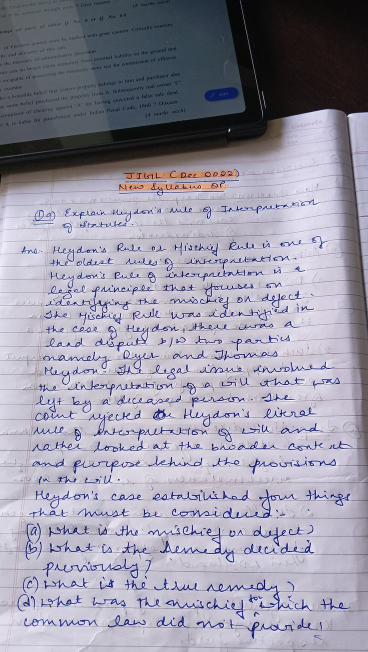
#> input picture input/test_safe.jpg, 736 x 1303 px (shown at 1/2 size)
$ python test_run.py
#> lines starting #> are read from the running program, lines starting #| are printed output that depends on the picture; after the words box and inside, x2 and y2 are one past the last pixel; in counts of white or black regions, pixels touching at a corner belong together
### image_preprocessing.py
import os
import cv2
import numpy as np

OUTPUT_DIR = "output"


def load_image(path: str) -> np.ndarray:
    image = cv2.imread(path)
    if image is None:
        raise FileNotFoundError(f"Could not load image: {path}")
    return image


def resize_image(image: np.ndarray, width: int = 1200) -> np.ndarray:
    h, w = image.shape[:2]
    return cv2.resize(image, (width, int(h * (width / w)))) if w > width else image


def remove_shadows(gray: np.ndarray) -> np.ndarray:
    dilated = cv2.dilate(gray, np.ones((7, 7), np.uint8))
    bg = cv2.medianBlur(dilated, 21)
    diff = 255 - cv2.absdiff(gray, bg)
    return cv2.normalize(diff, None, 0, 255, cv2.NORM_MINMAX)


def fix_orientation(image: np.ndarray) -> np.ndarray:
    gray = cv2.cvtColor(image, cv2.COLOR_BGR2GRAY) if len(image.shape) == 3 else image
    pts = np.column_stack(np.where(gray < 200))
    if len(pts) == 0:
        return image
    angle = cv2.minAreaRect(pts)[-1]
    angle = -(90 + angle) if angle < -45 else (90 - angle if angle > 45 else angle)
    if abs(angle) < 0.5 or abs(angle) > 45:
        return image
    h, w = image.shape[:2]
    M = cv2.getRotationMatrix2D((w // 2, h // 2), angle, 1.0)
    return cv2.warpAffine(image, M, (w, h), flags=cv2.INTER_CUBIC, borderMode=cv2.BORDER_REPLICATE)


deskew = fix_orientation


# [7 lines left out: function order_points, not called in this run]


def detect_document(image: np.ndarray, min_area_ratio: float = 0.15) -> np.ndarray | None:
    resized = resize_image(image)
    gray = cv2.cvtColor(resized, cv2.COLOR_BGR2GRAY)
    blur = cv2.GaussianBlur(gray, (5, 5), 0)
    edges = cv2.Canny(blur, 50, 150)
    contours, _ = cv2.findContours(edges, cv2.RETR_EXTERNAL, cv2.CHAIN_APPROX_SIMPLE)

    img_area = resized.shape[0] * resized.shape[1]
    scale = image.shape[1] / resized.shape[1]
    for c in sorted(contours, key=cv2.contourArea, reverse=True)[:5]:
        if cv2.contourArea(c) < min_area_ratio * img_area:
            break
        approx = cv2.approxPolyDP(c, 0.02 * cv2.arcLength(c, True), True)
        if len(approx) == 4:
            return (approx.reshape(4, 2) * scale).astype("float32")
    return None


# [7 lines left out: function perspective_correct, not called in this run]


def enhance_image(image: np.ndarray) -> np.ndarray:
    gray = cv2.cvtColor(image, cv2.COLOR_BGR2GRAY) if len(image.shape) == 3 else image
    return remove_shadows(gray)


def create_threshold(image: np.ndarray) -> np.ndarray:
    blur = cv2.bilateralFilter(image, 9, 75, 75)
    _, thresh = cv2.threshold(blur, 0, 255, cv2.THRESH_BINARY + cv2.THRESH_OTSU)
    return thresh


def preprocess(image_path: str, output_dir: str = OUTPUT_DIR) -> tuple[np.ndarray, np.ndarray]:
    os.makedirs(output_dir, exist_ok=True)
    img = load_image(image_path)
    doc = detect_document(img)
    corrected = perspective_correct(img, doc) if doc is not None else img
    enhanced = enhance_image(corrected)
    deskewed = fix_orientation(enhanced)
    threshold = create_threshold(deskewed)

    cv2.imwrite(os.path.join(output_dir, "original_corrected.jpg"), corrected)
    cv2.imwrite(os.path.join(output_dir, "enhanced_gray.jpg"), enhanced)
    cv2.imwrite(os.path.join(output_dir, "threshold.jpg"), threshold)
    return deskewed, threshold


# [4 lines that do not run on import are left out]

### vlm_ocr_engine.py
import os
import sys
import base64
# [4 lines left out: function encode_image, not called in this run]

def extract_text_with_vlm(image_path: str) -> str:
    """
    Uses Gemini Vision to extract handwriting from an image.
    (Groq decommissioned Llama 3.2 Vision preview models, falling back to Gemini)
    """
    # ponytail: load .env manually to avoid extra dependencies
    if os.path.exists(".env"):
        with open(".env") as env_f:
            for line in env_f:
                if line.strip() and not line.startswith("#"):
                    k, v = line.strip().split("=", 1)
                    os.environ[k.strip()] = v.strip().strip('"\'')

    api_key = os.environ.get("GEMINI_API_KEY")
    if not api_key:
        raise ValueError("GEMINI_API_KEY environment variable is required in .env")

    from google import genai
    from google.genai import types
    from PIL import Image

    client = genai.Client(api_key=api_key)

    print("Sending image to Gemini Vision...")

    pil_img = Image.open(image_path)
    prompt = "Extract all handwritten text from this image exactly as written. Do not explain, just output the extracted text."

    response = client.models.generate_content(
        model='gemini-2.5-flash',
        contents=[pil_img, prompt],
        config=types.GenerateContentConfig(
            temperature=0.1,
        ),
    )

    return response.text

# [19 lines that do not run on import are left out]

### test_run.py
import os
import shutil
import vlm_ocr_engine
import ocr_engine
import image_preprocessing
import evaluator
from difflib import SequenceMatcher
import json

def run_test():
    orig_path = r"input\76a581b4_bad handwriting but f it, we ball😮_💨.jpg"
    safe_path = "input/test_safe.jpg"

    if not os.path.exists(orig_path):
        print(f"File not found: {orig_path}")
        return

    shutil.copy(orig_path, safe_path)
    print(f"Copied to {safe_path}")

    print("\n--- Preprocessing ---")
    image_preprocessing.preprocess(safe_path, output_dir="output/test_safe")
#> in load_image, image is the input picture: shape (1303, 736, 3); mean B, G, R 165.5, 150.6, 152.8
#> in detect_document, `gray = cv2.cvtColor(resized, cv2.COLOR_BGR2GRAY)`:
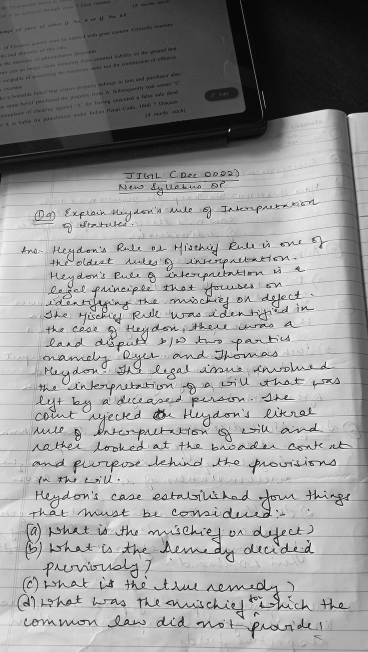
#> gray: shape (1303, 736) (shown at 1/2 size); min 0, max 254, mean 153
#> in detect_document, `edges = cv2.Canny(blur, 50, 150)`:
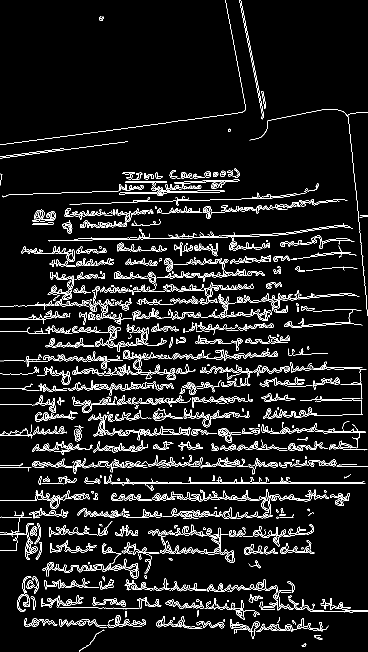
#> edges: shape (1303, 736) (shown at 1/2 size); 7.1% white in thin lines or dots
#> in detect_document, `contours, _ = cv2.findContours(edges, cv2.RETR_EXTERNAL, cv2.CHAIN_APP..`: contours = 607 contours, 343 with area under 20; largest, box (x1, y1, x2, y2) and area: (402, 588, 544, 642) 960, (233, 700, 352, 760) 901, (208, 853, 381, 881) 804, (399, 565, 508, 609) 802, (0, 981, 179, 1018) 762
#> the loop in detect_document, `for c in sorted(contours, key=cv2.contourArea, reverse=True)[:5]:` made 1 pass
#> in remove_shadows, `dilated = cv2.dilate(gray, np.ones((7, 7), np.uint8))`:
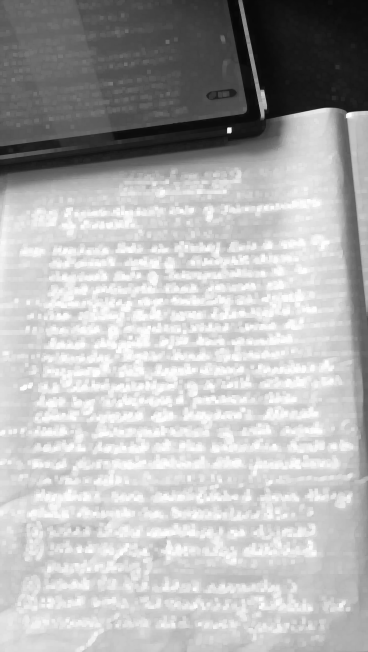
#> dilated: shape (1303, 736) (shown at 1/2 size); min 7, max 254, mean 178
#> in remove_shadows, `diff = 255 - cv2.absdiff(gray, bg)`:
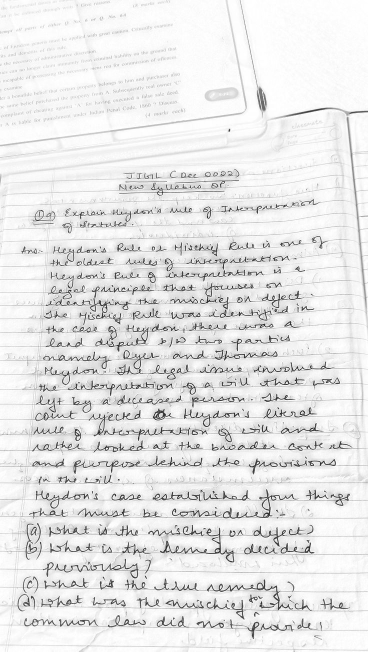
#> diff: shape (1303, 736) (shown at 1/2 size); min 11, max 255, mean 230.6
#> in fix_orientation, `pts = np.column_stack(np.where(gray < 200))`: pts = 93176 pairs, first value 0 to 1302, second value 0 to 735
#> in fix_orientation, `angle = cv2.minAreaRect(pts)[-1]`: angle = -90
#> in fix_orientation, `angle = -(90 + angle) if angle < -45 else (90 - angle if angle > 45 el..`: angle = 0
#> in create_threshold, `_, thresh = cv2.threshold(blur, 0, 255, cv2.THRESH_BINARY + cv2.THRESH..`:
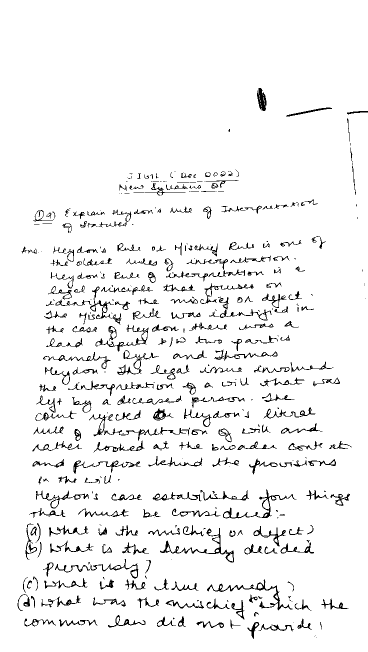
#> thresh: shape (1303, 736) (shown at 1/2 size); 94.8% white; black in thin lines or dots, all inside (x1, y1, x2, y2) = (35, 176, 736, 1278)

    print("\n--- Running VLM OCR Engine (Gemini) ---")
    vlm_text = vlm_ocr_engine.extract_text_with_vlm(safe_path)
    print(f"VLM Output:\n{vlm_text}")

    print("\n--- Running Traditional OCR Engine (Paddle+TrOCR) ---")
    ocr_blocks = ocr_engine.process_image(safe_path)
    ocr_text = "\n".join([b["text"] for b in ocr_blocks])
    print(f"OCR Output:\n{ocr_text}")

    similarity = SequenceMatcher(None, vlm_text, ocr_text).ratio()
    print(f"\n--- Accuracy / Similarity Metric ---")
    print(f"Similarity: {similarity:.1%}")

    print("\n--- Generating Demo Reference ---")
    ref = evaluator.generate_demo_reference(vlm_text)
    print(f"Reference:\n{ref}")

    print("\n--- Evaluating Answer ---")
    result = evaluator.evaluate_answer(vlm_text, ref)
    print(json.dumps(result, indent=2))

if __name__ == "__main__":
#> (the run stopped early here; a loop or call above may not have finished)
